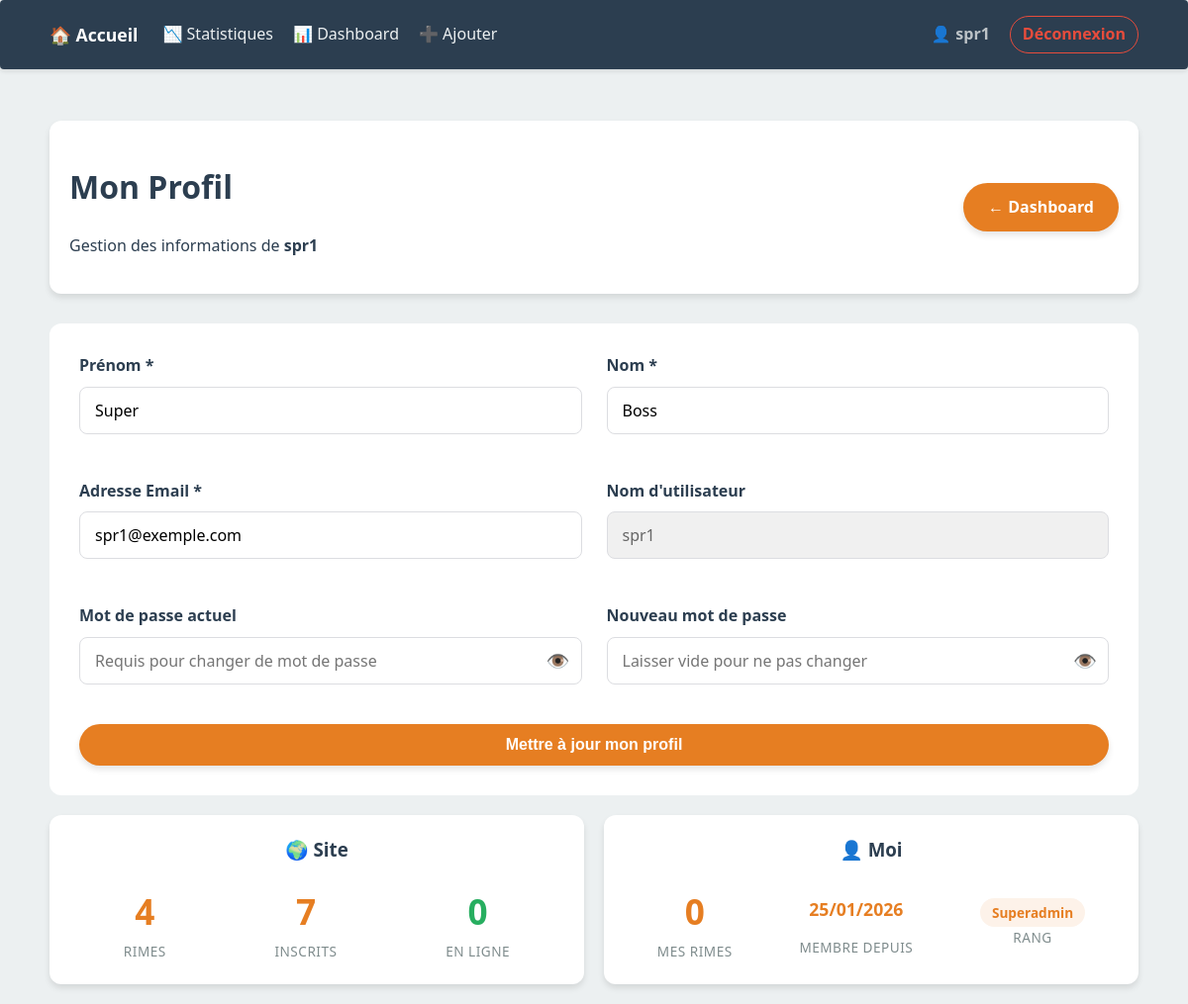
/profile.php (signed in), run on the app's committed database.
### tables this page shows
CREATE TABLE users (id INTEGER PRIMARY KEY AUTOINCREMENT, username TEXT NOT NULL UNIQUE, password TEXT NOT NULL, role TEXT NOT NULL DEFAULT 'user', prenom TEXT, nom TEXT, email TEXT UNIQUE, created_at DATETIME, updated_at DATETIME, last_seen DATETIME, is_active INTEGER DEFAULT 0);

### src/Auth.php (called while the page is built, shortened)
<?php
class Auth {
    public static function getUserId() {
        return $_SESSION['user_id'] ?? null;
    }
}

### src/AdminEngine.php (called while the page is built, shortened)
<?php
class AdminEngine {
    private $pdo;
    public function __construct($pdo) {
        $this->pdo = $pdo;
    }
    public function getUserById($id) {
        $stmt = $this->pdo->prepare("SELECT * FROM users WHERE id = ?");
        $stmt->execute([$id]);
        return $stmt->fetch(PDO::FETCH_ASSOC);
    }
}

### public/profile.php (the view, shortened to what this page needs)
<?php
require_once __DIR__ . '/../src/AdminEngine.php';
require_once __DIR__ . '/../src/Auth.php';
$engine = new RhymeEngine();
$db = $engine->getPDO();
$admin = new AdminEngine($db);
$userId = Auth::getUserId();
$user = $admin->getUserById($userId);
$totalRimesPerso = $db->prepare("SELECT COUNT(*) FROM rimes WHERE auteur_id = ?");
$totalRimesPerso->execute([$userId]);
$countPerso = $totalRimesPerso->fetchColumn();
$totalRimesGlobal = $db->query("SELECT COUNT(*) FROM rimes")->fetchColumn();
$totalUsers = $db->query("SELECT COUNT(*) FROM users")->fetchColumn();
$onlineUsers = $db->query("SELECT COUNT(*) FROM users WHERE last_seen > datetime('now', '-5 minutes')")->fetchColumn();
?>
<!DOCTYPE html>
<html lang="fr">
<head>
    <link rel="stylesheet" href="css/style.css">
</head>
<body>
    <?php include __DIR__ . '/../src/views/navbar.php'; ?>
    <div class="container">
        <header class="admin-header">
            <div>
                <h1>Mon Profil</h1>
                <p>Gestion des informations de <strong><?= htmlspecialchars($user['username']) ?></strong></p>
            </div>
            <a href="admin.php" class="btn-primary">← Dashboard</a>
        </header>
        <form method="POST" id="profileForm" class="admin-form shadow-box" style="background:white; padding:30px; border-radius:12px;">
            <div class="admin-grid" style="margin-bottom: 20px;">
                <div class="form-group">
                    <label>Prénom *</label>
                    <input type="text" name="prenom" value="<?= htmlspecialchars($user['prenom'] ?? '') ?>" required>
                </div>
                <div class="form-group">
                    <label>Nom *</label>
                    <input type="text" name="nom" value="<?= htmlspecialchars($user['nom'] ?? '') ?>" required>
                </div>
                <div class="form-group">
                    <label>Adresse Email *</label>
                    <input type="email" name="email" value="<?= htmlspecialchars($user['email'] ?? '') ?>" required>
                </div>
                <div class="form-group">
                    <label>Nom d'utilisateur</label>
                    <input type="text" class="readonly-field" value="<?= htmlspecialchars($user['username']) ?>" readonly>
                </div>
                <div class="form-group">
                    <label>Mot de passe actuel</label>
                    <div class="password-wrapper">
                        <input type="password" name="current_password" id="current_password" placeholder="Requis pour changer de mot de passe">
                        <span class="toggle-eye" onclick="togglePass('current_password', this)">👁️</span>
                    </div>
                </div>
                <div class="form-group">
                    <label>Nouveau mot de passe</label>
                    <div class="password-wrapper">
                        <input type="password" name="new_password" id="new_password" placeholder="Laisser vide pour ne pas changer">
                        <span class="toggle-eye" onclick="togglePass('new_password', this)">👁️</span>
                    </div>
                </div>
            </div>
            <button type="button" class="btn-submit btn-full" onclick="openConfirmModal()">Mettre à jour mon profil</button>
        </form>
        <div class="stats-container">
            <div class="stat-box">
                <h3 style="margin-top:0; color:var(--primary-color);">🌍 Site</h3>
                <div style="display:flex; justify-content: space-around; margin-top:15px;">
                    <div><span class="stat-number"><?= $totalRimesGlobal ?></span><span class="stat-label">Rimes</span></div>
                    <div><span class="stat-number"><?= $totalUsers ?></span><span class="stat-label">Inscrits</span></div>
                    <div><span class="stat-number" style="color:var(--success-color)"><?= $onlineUsers ?></span><span class="stat-label">En ligne</span></div>
                </div>
            </div>
            <div class="stat-box">
                <h3 style="margin-top:0; color:var(--primary-color);">👤 Moi</h3>
                <div style="display:flex; justify-content: space-around; margin-top:15px;">
                    <div><span class="stat-number"><?= $countPerso ?></span><span class="stat-label">Mes rimes</span></div>
                    <div><span class="stat-number" style="font-size:1.1rem; padding: 12px 0;"><?= date('d/m/Y', strtotime($user['created_at'])) ?></span><span class="stat-label">Membre depuis</span></div>
                    <div><span class="badge" style="margin-top:15px;"><?= ucfirst($user['role']) ?></span><span class="stat-label" style="display:block;">Rang</span></div>
                </div>
            </div>
        </div>
    </div>
</body>
</html>

### public/css/style.css (style rules this page uses)
:root { --primary-color: #2c3e50; --accent-color: #e67e22; --bg-color: #ecf0f1; --white: #ffffff; --border-color: #dcdde1; --text-muted: #7f8c8d; --success-color: #27ae60; --error-color: #e74c3c; --shadow: 0 4px 6px rgba(0, 0, 0, 0.1); --transition: all 0.3s ease; }
body { font-family: 'Segoe UI', Tahoma, Geneva, Verdana, sans-serif; background-color: var(--bg-color); color: var(--primary-color); margin: 0; line-height: 1.6; }
.container { max-width: 1100px; margin: 0 auto; padding: 20px; }
.admin-header { display: flex; justify-content: space-between; align-items: center; margin-bottom: 30px; background: var(--white); padding: 20px; border-radius: 12px; box-shadow: var(--shadow); }
button, .btn-primary, .btn-add, .btn-pdf, .btn-submit { padding: 12px 25px; background: var(--accent-color); color: white; border: none; border-radius: 25px; cursor: pointer; font-weight: bold; box-shadow: var(--shadow); transition: var(--transition); text-decoration: none; display: inline-block; text-align: center; font-size: 1rem; }
.btn-full { width: 100%; display: block; box-sizing: border-box; }
.badge { background: #fdf2e9; color: var(--accent-color); padding: 4px 12px; border-radius: 20px; font-size: 0.85rem; font-weight: bold; display: inline-block; }
.form-group { margin-bottom: 20px; text-align: left; }
.form-group label { display: block; font-weight: bold; margin-bottom: 8px; color: var(--primary-color); }
input[type="text"], input[type="password"], input[type="email"], input[type="search"], select, textarea { width: 100%; padding: 12px 15px; border: 1px solid var(--border-color); border-radius: 8px; box-sizing: border-box; font-size: 1rem; font-family: inherit; background-color: var(--white); outline: none; transition: border-color 0.2s; }
.admin-grid { display: grid; grid-template-columns: 1fr 1fr; gap: 25px; }

### public/profile.php (style rules this page uses)
.password-wrapper { position: relative; display: flex; align-items: center; }
.toggle-eye { position: absolute; right: 12px; cursor: pointer; font-size: 1.2rem; user-select: none; }
.readonly-field { background-color: #f0f0f0 !important; cursor: not-allowed; color: #666 !important; }
.stats-container { display: grid; grid-template-columns: 1fr 1fr; gap: 20px; margin-top: 20px; }
.stat-box { background: var(--white); padding: 20px; border-radius: 12px; box-shadow: var(--shadow); text-align: center; }
.stat-number { font-size: 2.2rem; font-weight: bold; color: var(--accent-color); display: block; }
.stat-label { font-size: 0.85rem; color: var(--text-muted); text-transform: uppercase; letter-spacing: 0.5px; }

### data on the page
users: username "spr1", prenom "Super", nom "Boss", email "spr1@exemple.com", created_at "25/01/2026", role "Superadmin"

### other printed values
$_SESSION['username'] "spr1"
$totalRimesGlobal "4"
$totalUsers "7"
$onlineUsers "0"
$countPerso "0"
